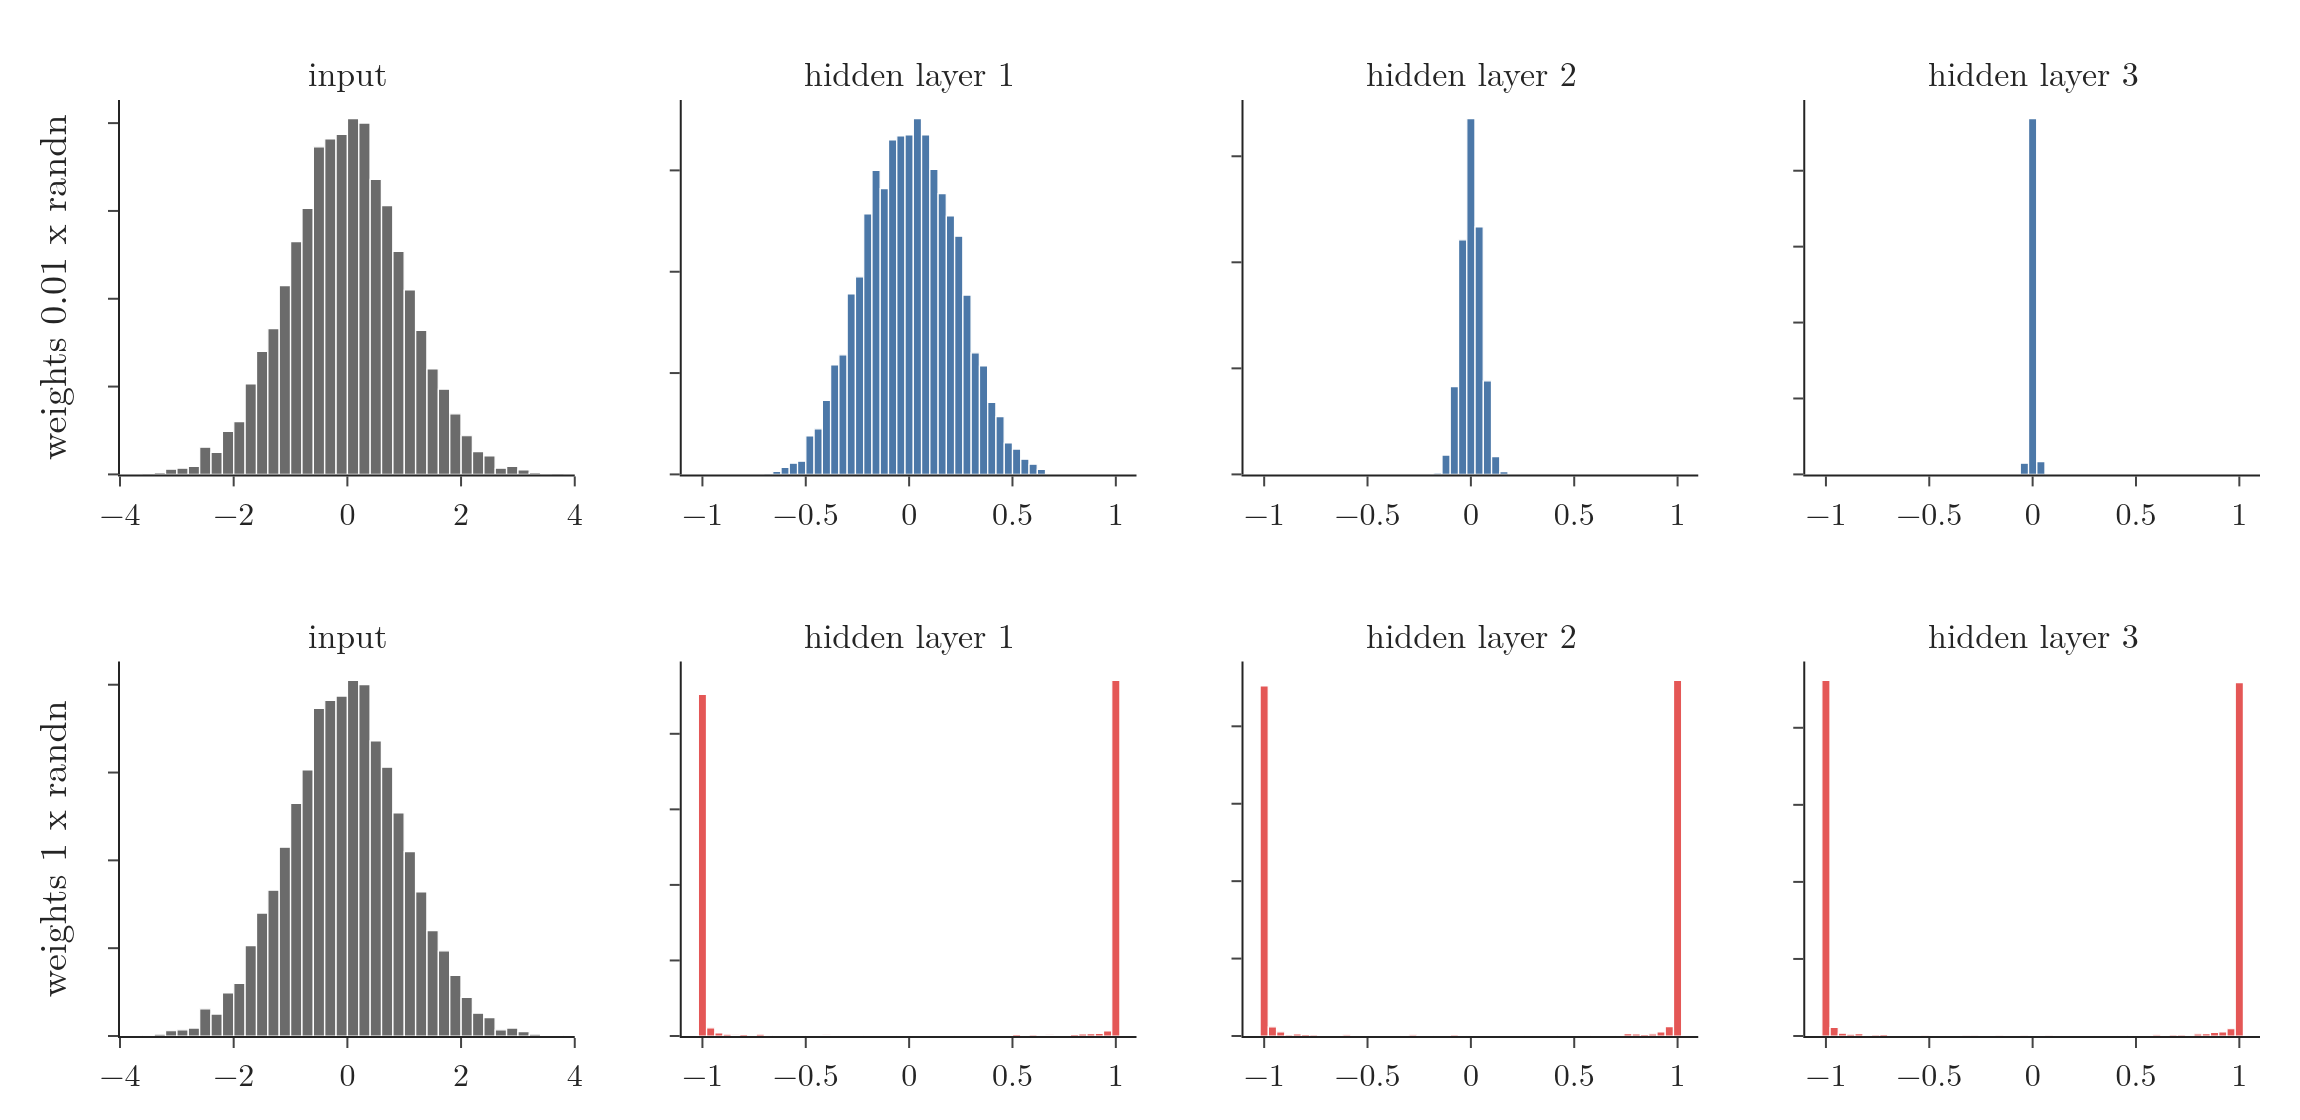

Generate this figure with Python:
"""Histograms of tanh activations through three 500-node layers, small vs large random weights (Plotly). PNG only: the vector PDF drops the thin bars."""
from pathlib import Path
import pandas as pd
import plotly.graph_objects as go
from plotly.subplots import make_subplots
from common import BLUE, RED, GREY, FONT

here = Path(__file__).parent
h = pd.read_csv(here.parent / "data" / "tanh_hist.csv.gz")
titles = ["input"] + [f"hidden layer {i}" for i in (1, 2, 3)]
fig = make_subplots(rows=2, cols=4, subplot_titles=titles * 2, horizontal_spacing=0.05, vertical_spacing=0.2)
for r, (w, col) in enumerate((("small", BLUE), ("large", RED)), start=1):
    for c in range(4):
        v = h[(h.weights == w) & (h.layer == c)].value
        xb = dict(start=-4, end=4, size=0.2) if c == 0 else dict(start=-1.1, end=1.1, size=0.04)
        fig.add_trace(go.Histogram(x=v, xbins=xb, marker_color=GREY if c == 0 else col, showlegend=False,
                                   histnorm="probability"), r, c + 1)
        fig.update_xaxes(range=[-4, 4] if c == 0 else [-1.1, 1.1], row=r, col=c + 1)
        fig.update_yaxes(showticklabels=False, row=r, col=c + 1)
fig.update_yaxes(title_text="weights 0.01 x randn", row=1, col=1)
fig.update_yaxes(title_text="weights 1 x randn", row=2, col=1)
fig.update_layout(template="simple_white", width=1150, height=560, font=FONT, bargap=0.02,
                  margin=dict(l=60, r=20, t=50, b=40))
fig.update_annotations(font=dict(family=FONT["family"], size=17))
fig.write_image(here / "tanh_hist.png", scale=2)
